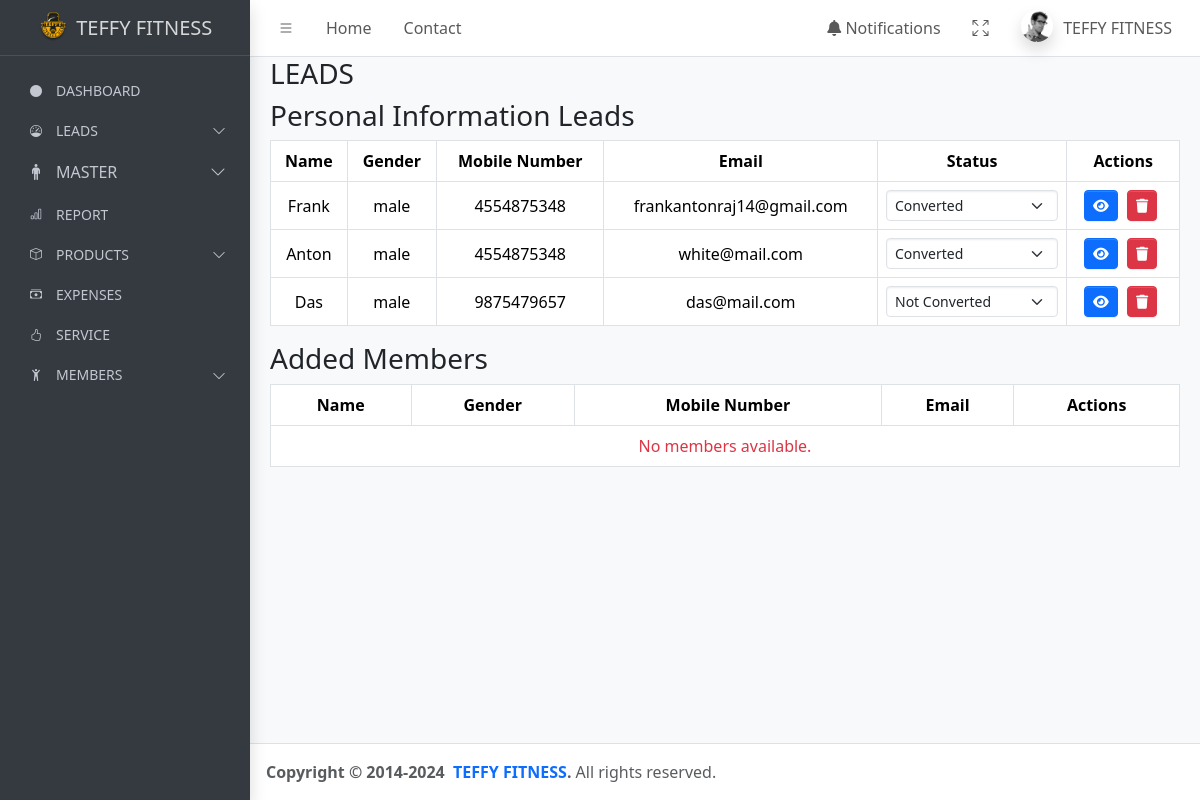
/personal/, run on an earlier commit of the app's database.
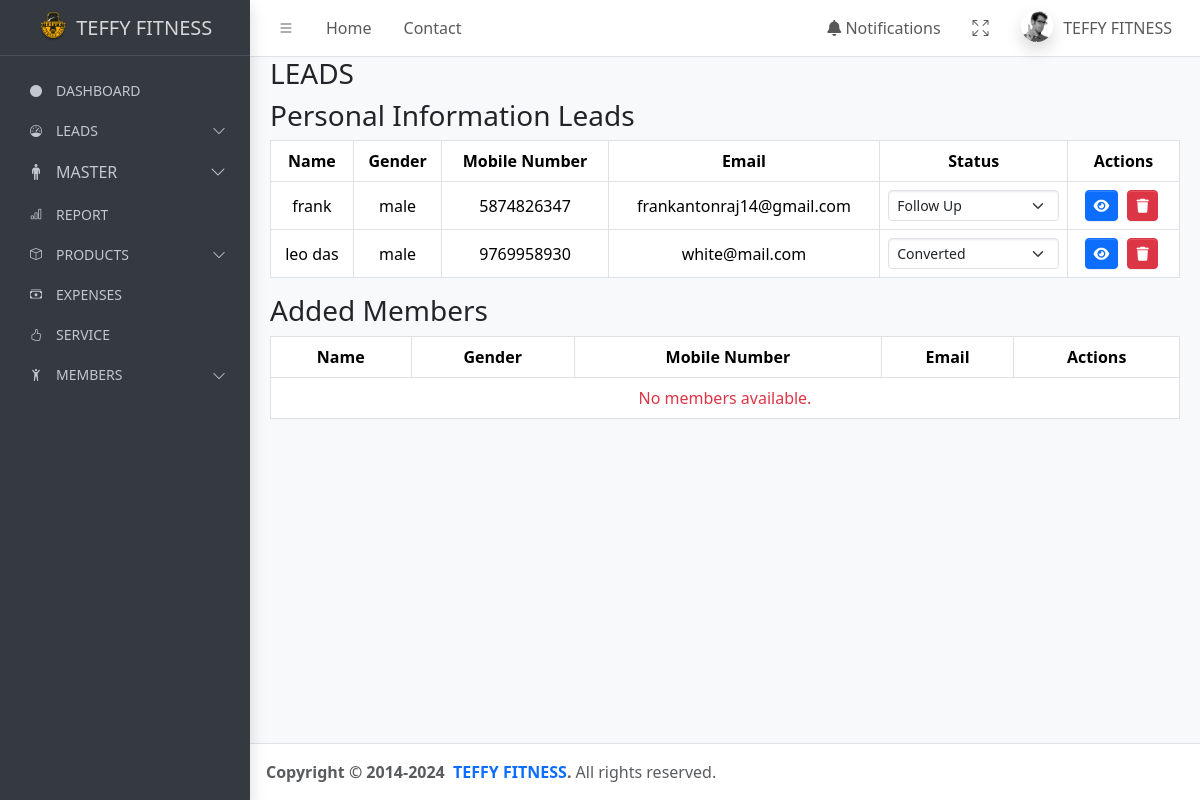
And on a later commit of the database.
### teffyapp/models.py (models this page shows, shortened)
class PersonalInformation(models.Model):
    name = models.CharField(max_length=50)
    address = models.TextField()
    occupation = models.CharField(max_length=50)
    gender = models.CharField(max_length=10)
    mobile_number = models.CharField(max_length=12)
    email = models.EmailField()
    perfect_body = models.CharField(max_length=20,null=True,blank=True)
    body_type=models.CharField(max_length=20,null=True,blank=True)
    goal=models.CharField(max_length=30,null=True,blank=True)
    body_you_want = models.CharField(max_length=50, null=True,blank=True)
    level_of_body_fat = models.CharField(max_length=50,null=True,blank=True)
    problem_areas = models.CharField(max_length=50,null=True,blank=True)
    diets = models.CharField(max_length=70,null=True,blank=True)
    water_you_drink_daily = models.CharField(max_length=50,null=True,blank=True)
    eat_or_dividie_foods_or_beverages = models.CharField(max_length=70,blank=True,null=True)
    event_coming_up = models.CharField(max_length=50,null=True,blank=True)
    height = models.CharField(max_length=50)
    current_weight = models.CharField(max_length=50)
    target_weight = models.CharField(max_length=50)
    level_of_fitness = models.CharField(max_length=50,null=True,blank=True)
    reason = models.TextField(blank=True, null=True)  # New field for pending reason
    status = models.CharField(max_length=20, default='new')  # Track the status of the lead
    follow_up_date = models.DateTimeField(default=timezone.now)
    created_date = models.DateTimeField(default=timezone.now)
    services = models.ForeignKey(Service, on_delete=models.SET_NULL, null=True, related_name="users")
    assigned_date = models.DateField(default=timezone.now)
    renewal_date = models.DateField(null=True, blank=True)
    plan_leads = models.ForeignKey(to=Plan, on_delete=models.SET_NULL, null=True, related_name="plan_leads")

### teffyapp/views.py (the view)
# urls.py: path("personal/", personal_info_list, name="personal_information"),
def personal_info_list(request):
    all_data = PersonalInformation.objects.all()
    return render(request, 'new-leads.html', {'all_data': all_data})

### templates/new-leads.html (shortened to what this page needs)
{% extends "base.html" %}
{% load static %}
{% block content %}
<main class="app-main">
    <div class="app-content">
        <div class="container-fluid">
            <h3>{{ status_title }} LEADS</h3>
        <h3>Personal Information Leads</h3>
        <table class="table table-bordered">
            <thead>
                <tr>
                    <th>Name</th>
                    <th>Gender</th>
                    <th>Mobile Number</th>
                    <th>Email</th>
                    <th>Status</th>
                    <th>Actions</th>
                </tr>
            </thead>
            <tbody>
                {% for data in all_data %}
                <tr>
                    <td>{{ data.name }}</td>
                    <td>{{ data.gender }}</td>
                    <td>{{ data.mobile_number }}</td>
                    <td>{{ data.email }}</td>
                    <td>
                        <form method="POST" action="{% url 'update_status' id=data.id %}" style="display: inline;">
                            <select onchange="this.form.submit()" class="form-select form-select-sm" name="status" id="status-{{ data.id }}">
                                <option value="converted" {% if data.status == 'converted' %} selected {% endif %}>Converted</option>
                                <option value="not_converted" {% if data.status == 'not_converted' %} selected {% endif %}>Not Converted</option>
                                <option value="follow_up" {% if data.status == 'follow_up' %} selected {% endif %}>Follow Up</option>
                            </select>
                        </form>
                    </td>
                    <td>
                        <a href="{% url 'getone_lead' id=data.id %}" class="btn btn-sm btn-primary"><i class="fas fa-eye"></i></a>
                        <a href="{% url 'delete_lead' id=data.id %}" class="btn btn-sm btn-danger"><i class="fas fa-trash"></i></a>
                    </td>
                </tr>
                {% empty %}
                <tr>
                    <td colspan="6" class="text-center text-danger">No data available.</td>
                </tr>
                {% endfor %}
            </tbody>
        </table>
        <h3>Added Members</h3>
        <table class="table table-bordered">
            <thead>
                <tr>
                    <th>Name</th>
                    <th>Gender</th>
                    <th>Mobile Number</th>
                    <th>Email</th>
                    <th>Actions</th>
                </tr>
            </thead>
            <tbody>
                {% for member in add_members %}
                <tr>
                    <td>{{ member.name }}</td>
                    <td>{{ member.gender }}</td>
                    <td>{{ member.mobile_number }}</td>
                    <td>{{ member.email }}</td>
                    <td>
                        <a href="{% url 'getone_lead' id=member.id %}" class="btn btn-sm btn-primary"><i class="fas fa-eye"></i></a>
                        <a href="{% url 'delete_lead' id=member.id %}" class="btn btn-sm btn-danger"><i class="fas fa-trash"></i></a>
                    </td>
                </tr>
                {% empty %}
                <tr>
                    <td colspan="5" class="text-center text-danger">No members available.</td>
                </tr>
                {% endfor %}
            </tbody>
        </table>
        </div>
    </div>
</main>
{% endblock content %}

### templates/base.html (shortened to what this page needs)
{% load static %}
<!DOCTYPE html>
<html lang="en">
<head>
    <link href="https://cdn.jsdelivr.net/npm/bootstrap-icons/font/bootstrap-icons.css" rel="stylesheet">
    <link href="https://cdn.jsdelivr.net/npm/bootstrap@5.3.0-alpha1/dist/css/bootstrap.min.css" rel="stylesheet">
    <link rel="stylesheet" href="https://cdn.jsdelivr.net/npm/@fontsource/source-sans-3@5.0.12/index.css">
    <link rel="stylesheet" href="https://cdn.jsdelivr.net/npm/overlayscrollbars@2.3.0/styles/overlayscrollbars.min.css">
    <link rel="stylesheet" href="https://cdn.jsdelivr.net/npm/bootstrap-icons@1.11.0/font/bootstrap-icons.min.css">
    <link rel="stylesheet" href="/static/adminlte.css">
    <link href="https://cdnjs.cloudflare.com/ajax/libs/font-awesome/5.15.4/css/all.min.css" rel="stylesheet">
    <link rel="stylesheet" href="https://cdn.datatables.net/1.13.4/css/jquery.dataTables.min.css">
    <link href="https://cdn.jsdelivr.net/npm/bootstrap@5.3.2/dist/css/bootstrap.min.css" rel="stylesheet">
    <link rel="stylesheet" href="https://cdnjs.cloudflare.com/ajax/libs/font-awesome/6.0.0-beta3/css/all.min.css">
    <link href="https://cdn.jsdelivr.net/npm/bootstrap@5.3.0-alpha1/dist/css/bootstrap.min.css" rel="stylesheet">
    <link rel="stylesheet" href="https://cdn.jsdelivr.net/npm/@fontsource/source-sans-3@5.0.12/index.css">
    <link rel="stylesheet" href="https://cdn.jsdelivr.net/npm/overlayscrollbars@2.3.0/styles/overlayscrollbars.min.css">
    <link rel="stylesheet" href="https://cdn.jsdelivr.net/npm/bootstrap-icons@1.11.0/font/bootstrap-icons.min.css">
    <link rel="stylesheet" href="../../dist/css/adminlte.css">
    <link rel="stylesheet" href="https://cdn.jsdelivr.net/npm/apexcharts@3.37.1/dist/apexcharts.css">
    <link rel="stylesheet" href="https://cdn.jsdelivr.net/npm/jsvectormap@1.5.3/dist/css/jsvectormap.min.css">
</head>
<body class="layout-fixed sidebar-expand-lg bg-body-tertiary">
    <div class="app-wrapper">
        <nav class="app-header navbar navbar-expand bg-body">
            <div class="container-fluid">
                <ul class="navbar-nav">
                    <li class="nav-item"> <a class="nav-link" data-lte-toggle="sidebar" href="#" role="button"> <i class="bi bi-list"></i> </a> </li>
                    <li class="nav-item d-none d-md-block"> <a href="#" class="nav-link">Home</a> </li>
                    <li class="nav-item d-none d-md-block"> <a href="#" class="nav-link">Contact</a> </li>
                </ul>
                <ul class="navbar-nav ms-auto">
                    <li class="nav-item">
                        <a class="nav-link" href="{% url 'follow_up_leads' %}">
                            <i class="fas fa-bell"></i> Notifications
                        </a>
                    </li>
                    <li class="nav-item">
                        <a class="nav-link" href="#" data-lte-toggle="fullscreen">
                            <i data-lte-icon="maximize" class="bi bi-arrows-fullscreen"></i>
                        </a>
                    </li>
                    <li class="nav-item dropdown user-menu">
                        <a href="#" class="nav-link dropdown-toggle" data-bs-toggle="dropdown">
                            <img src="/static/image/user2-160x160.jpg" class="user-image rounded-circle shadow" alt="User Image">
                            <span class="d-none d-md-inline">TEFFY FITNESS</span>
                        </a>
                    </li>
                </ul>
            </div>
         </nav>
        <aside class="app-sidebar bg-body-secondary shadow" data-bs-theme="dark">
            <div class="sidebar-brand">
                <a href="/main/" class="brand-link">
                    <img src="/static/image/Mask group (2).png" alt="AdminLTE Logo" class="brand-image">
                    <span class="brand-text fw-light">TEFFY FITNESS</span>
                </a>
            </div>
            <div class="sidebar-wrapper">
                <nav class="mt-2">
                    <ul class="nav sidebar-menu flex-column" data-lte-toggle="treeview" role="menu" data-accordion="false">
                        <li class="nav-item">
                            <a href="{% url 'main' %}" class="nav-link" >
                                <i class="nav-icon bi-circle-fill" style="font-size: 12px;"></i>
                                <p style="font-size: 14px;">DASHBOARD</p>
                            </a>
                        <li class="nav-item">
                            <a href="#" class="nav-link" data-bs-toggle="collapse" data-bs-target="#leadsMenu" aria-expanded="false">
                                <i class="nav-icon bi bi-speedometer" style="font-size: 12px;"></i>
                                <p style="font-size: 14px;">LEADS </p>
                            </a>
                        </li>
                        <li class="nav-item">
                            <a href="#" class="nav-link" data-bs-toggle="collapse" data-bs-target="#masterMenu" aria-expanded="false">
                                <i class="nav-icon bi bi-person-standing"></i>
                                <p>MASTER </p>
                            </a>
                        </li>
                        <li class="nav-item">
                            <a href="/report/" class="nav-link">
                                <i class="nav-icon bi bi-bar-chart" style="font-size: 12px;"></i>
                                <p style="font-size: 14px;">REPORT</p>
                            </a>
                        </li>
                        <li class="nav-item">
                            <a href="#" class="nav-link" data-bs-toggle="collapse" data-bs-target="#productsMenu" aria-expanded="false">
                                <i class="nav-icon bi bi-box" style="font-size: 12px;"></i>
                                <p style="font-size: 14px;">PRODUCTS </p>
                            </a>
                        </li>
                        <li class="nav-item">
                            <a href="/expenses/" class="nav-link">
                                <i class="nav-icon bi bi-cash-stack" style="font-size: 12px;"></i>
                                <p style="font-size: 14px;">EXPENSES</p>
                            </a>
                        </li>
                        <li class="nav-item">
                            <a href="/overall-services/" class="nav-link">
                                <i class="nav-icon bi bi-hand-thumbs-up" style="font-size: 12px;"></i>
                                <p style="font-size: 14px;">SERVICE</p>
                            </a>
                        </li>
                        <li class="nav-item">
                            <a href="#" class="nav-link" data-bs-toggle="collapse" data-bs-target="#productsMenu" aria-expanded="false">
                                <i class="nav-icon bi bi-person-arms-up" style="font-size: 12px;"></i>
                                <p style="font-size: 14px;">MEMBERS</p>
                            </a>
                </nav>
            </div>
        </aside>
        {% block content %}
        {% endblock content %}
        {% include "footer.html" %}
</body>
</html>

### templates/footer.html (shortened to what this page needs)
<footer class="app-footer">
    <strong>
        Copyright &copy; 2014-2024&nbsp;
        <a href="https://adminlte.io" class="text-decoration-none">TEFFY FITNESS</a>.
    </strong>
    All rights reserved.
</footer>
</div>

What changed in the data, as far as the page shows it:
removed PersonalInformation: name "Frank", gender "male", mobile_number "4554875348", email "frankantonraj14@gmail.com", status "Converted"
removed PersonalInformation: name "Anton", gender "male", mobile_number "4554875348", email "white@mail.com", status "Converted"
removed PersonalInformation: name "Das", gender "male", mobile_number "9875479657", email "das@mail.com", status "Not Converted"
added PersonalInformation: name "frank", gender "male", mobile_number "5874826347", email "frankantonraj14@gmail.com", status "Follow Up"
added PersonalInformation: name "leo das", gender "male", mobile_number "9769958930", email "white@mail.com", status "Converted"
